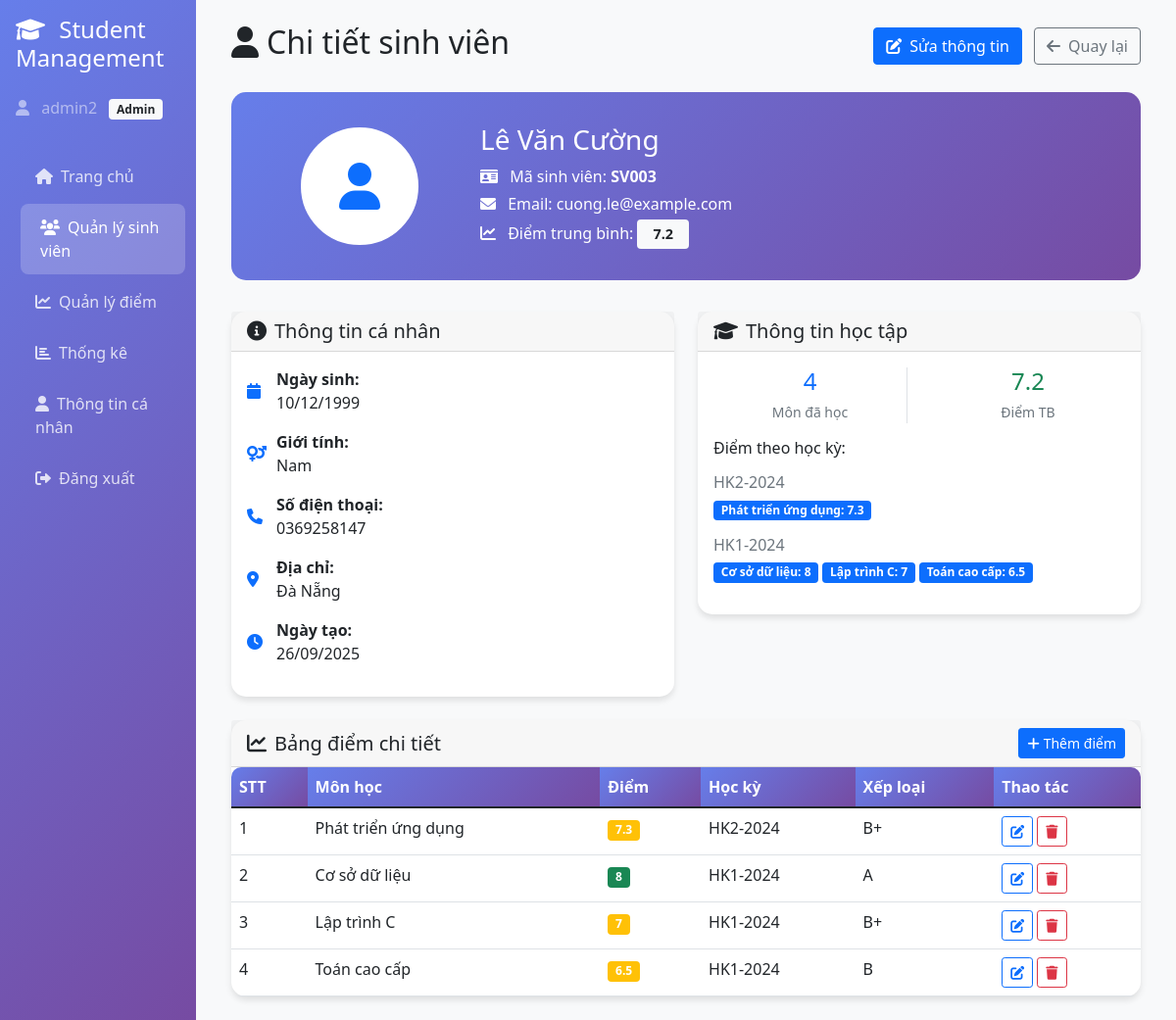
The app's page /students/view.php?id=3 (signed in) with its own data.
### tables this page shows
CREATE TABLE IF NOT EXISTS `students` (
  `id` int(11) NOT NULL AUTO_INCREMENT,
  `msv` varchar(20) NOT NULL,
  `fullname` varchar(100) NOT NULL,
  `dob` date DEFAULT NULL,
  `gender` enum('male','female','other') DEFAULT NULL,
  `address` varchar(255) DEFAULT NULL,
  `phone` varchar(20) DEFAULT NULL,
  `email` varchar(100) DEFAULT NULL,
  `avatar` varchar(255) DEFAULT NULL,
  `created_at` timestamp NOT NULL DEFAULT current_timestamp(),
  PRIMARY KEY (`id`),
  UNIQUE KEY `msv` (`msv`),
  KEY `idx_students_msv` (`msv`),
  KEY `idx_students_email` (`email`)
);

CREATE TABLE IF NOT EXISTS `scores` (
  `id` int(11) NOT NULL AUTO_INCREMENT,
  `student_id` int(11) DEFAULT NULL,
  `subject` varchar(100) DEFAULT NULL,
  `score` float DEFAULT NULL,
  `semester` varchar(20) DEFAULT NULL,
  PRIMARY KEY (`id`),
  KEY `idx_scores_student_id` (`student_id`),
  KEY `idx_scores_semester` (`semester`)
);

### students/view.php (the view, shortened to what the rows shown need)
<?php
require_once '../utils.php';
require_once '../studentController.php';
require_once '../scoreController.php';
$studentController = new StudentController();
$scoreController = new ScoreController();
$studentId = $_GET['id'] ?? 0;
$student = $studentController->getStudentById($studentId);
$scores = $scoreController->getStudentScores($studentId);
?>
<!DOCTYPE html>
<html lang="vi">
<head>
    <link href="https://cdn.jsdelivr.net/npm/bootstrap@5.1.3/dist/css/bootstrap.min.css" rel="stylesheet">
    <link href="https://cdnjs.cloudflare.com/ajax/libs/font-awesome/6.0.0/css/all.min.css" rel="stylesheet">
</head>
<body>
    <div class="container-fluid">
        <div class="row">
            <div class="col-md-9 col-lg-10 main-content">
                <div class="p-4">
                    <div class="d-flex justify-content-between align-items-center mb-4">
                        <h2><i class="fas fa-user me-2"></i>Chi tiết sinh viên</h2>
                    </div>
                    <div class="profile-header">
                        <div class="row align-items-center">
                            <div class="col-md-9">
                                <h3 class="mb-2"><?php echo htmlspecialchars($student['fullname']); ?></h3>
                                <p class="mb-1">
                                    <i class="fas fa-id-card me-2"></i>
                                    Mã sinh viên: <strong><?php echo htmlspecialchars($student['msv']); ?></strong>
                                </p>
                                <p class="mb-1">
                                    <i class="fas fa-envelope me-2"></i>
                                    Email: <?php echo htmlspecialchars($student['email']); ?>
                                </p>
                                <p class="mb-0">
                                    <i class="fas fa-chart-line me-2"></i>
                                    Điểm trung bình:
                                    <span class="badge bg-light text-dark score-badge">
                                    </span>
                                </p>
                            </div>
                        </div>
                    </div>
                    <div class="row">
                        <div class="col-md-6 mb-4">
                            <div class="card">
                                <div class="card-body">
                                    <div class="info-item">
                                        <i class="fas fa-calendar text-primary"></i>
                                        <div>
                                            <strong>Ngày sinh:</strong><br>
                                            <?php echo formatDate($student['dob']); ?>
                                        </div>
                                    </div>
                                    <div class="info-item">
                                        <i class="fas fa-venus-mars text-primary"></i>
                                        <div>
                                            <strong>Giới tính:</strong><br>
                                            <?php
                                            $genderText = [
                                                'male' => 'Nam',
                                                'female' => 'Nữ',
                                                'other' => 'Khác'
                                            ];
                                            echo $genderText[$student['gender']] ?? 'N/A';
                                            ?>
                                        </div>
                                    </div>
                                    <div class="info-item">
                                        <i class="fas fa-phone text-primary"></i>
                                        <div>
                                            <strong>Số điện thoại:</strong><br>
                                            <?php echo htmlspecialchars($student['phone'] ?: 'Chưa cập nhật'); ?>
                                        </div>
                                    </div>
                                    <div class="info-item">
                                        <i class="fas fa-map-marker-alt text-primary"></i>
                                        <div>
                                            <strong>Địa chỉ:</strong><br>
                                            <?php echo htmlspecialchars($student['address'] ?: 'Chưa cập nhật'); ?>
                                        </div>
                                    </div>
                                    <div class="info-item">
                                        <i class="fas fa-clock text-primary"></i>
                                        <div>
                                            <strong>Ngày tạo:</strong><br>
                                            <?php echo formatDate($student['created_at']); ?>
                                        </div>
                                    </div>
                                </div>
                            </div>
                        </div>
                        <div class="col-md-6 mb-4">
                            <div class="card">
                                <div class="card-body">
                                    <?php if (!empty($scores)): ?>
                                        <?php
                                        $scoresBySemester = [];
                                        foreach ($scores as $score) {
                                            $scoresBySemester[$score['semester']][] = $score;
                                        }
                                        ?>
                                        <?php foreach ($scoresBySemester as $semester => $semesterScores): ?>
                                            <div class="mb-3">
                                                <h6 class="text-muted"><?php echo htmlspecialchars($semester); ?></h6>
                                                <div class="d-flex flex-wrap gap-1">
                                                    <?php foreach ($semesterScores as $score): ?>
                                                        <span class="badge bg-primary">
                                                            <?php echo htmlspecialchars($score['subject']); ?>: <?php echo $score['score']; ?>
                                                        </span>
                                                    <?php endforeach; ?>
                                                </div>
                                            </div>
                                        <?php endforeach; ?>
                                    <?php endif; ?>
                                </div>
                            </div>
                        </div>
                    </div>
                    <div class="card">
                        <div class="card-body p-0">
                            <?php if (empty($scores)): ?>
                                <div class="text-center py-5">
                                    <i class="fas fa-chart-line fa-3x text-muted mb-3"></i>
                                    <p class="text-muted">Chưa có điểm số nào</p>
                                    <a href="../scores/add.php?student_id=<?php echo $student['id']; ?>" class="btn btn-primary">
                                        <i class="fas fa-plus me-2"></i>Thêm điểm đầu tiên
                                    </a>
                                </div>
                            <?php else: ?>
                                <div class="table-responsive">
                                    <table class="table table-hover mb-0">
                                        <thead>
                                            <tr>
                                                <th>STT</th>
                                                <th>Môn học</th>
                                                <th>Điểm</th>
                                                <th>Học kỳ</th>
                                                <th>Xếp loại</th>
                                                <th>Thao tác</th>
                                            </tr>
                                        </thead>
                                        <tbody>
                                            <?php foreach ($scores as $index => $score): ?>
                                                <tr>
                                                    <td><?php echo $index + 1; ?></td>
                                                    <td><?php echo htmlspecialchars($score['subject']); ?></td>
                                                    <td>
                                                        <span class="badge <?php
                                                                            echo $score['score'] >= 8 ? 'bg-success' : ($score['score'] >= 6 ? 'bg-warning' : 'bg-danger');
                                                                            ?>">
                                                            <?php echo $score['score']; ?>
                                                        </span>
                                                    </td>
                                                    <td><?php echo htmlspecialchars($score['semester']); ?></td>
                                                    <td>
                                                        <?php
                                                        $grade = $score['score'] >= 9 ? 'A+' : ($score['score'] >= 8 ? 'A' : ($score['score'] >= 7 ? 'B+' : ($score['score'] >= 6 ? 'B' : ($score['score'] >= 5 ? 'C' : 'D'))));
                                                        echo $grade;
                                                        ?>
                                                    </td>
                                                    <td>
                                                        <a href="../scores/edit.php?id=<?php echo $score['id']; ?>"
                                                            class="btn btn-sm btn-outline-primary" title="Sửa">
                                                            <i class="fas fa-edit"></i>
                                                        </a>
                                                        <button onclick="deleteScore(<?php echo $score['id']; ?>)"
                                                            class="btn btn-sm btn-outline-danger" title="Xóa">
                                                            <i class="fas fa-trash"></i>
                                                        </button>
                                                    </td>
                                                </tr>
                                            <?php endforeach; ?>
                                        </tbody>
                                    </table>
                                </div>
                            <?php endif; ?>
                        </div>
                    </div>
                </div>
            </div>
        </div>
    </div>
</body>
</html>

### records on screen
students: fullname "Lê Văn Cường", msv "SV003", email "cuong.le@example.com", dob "10/12/1999", gender "Nam", phone "0369258147", address "Đà Nẵng", created_at "26/09/2025"
scores: subject "Phát triển ứng dụng", score "7.3", semester "HK2-2024", score "B+"
scores: subject "Cơ sở dữ liệu", score "8", semester "HK1-2024", score "A"
scores: subject "Lập trình C", score "7", semester "HK1-2024", score "B+"
scores: subject "Toán cao cấp", score "6.5", semester "HK1-2024", score "B"

### other values on screen
$_SESSION['username'] "admin2"
$_SESSION['role'] "Admin"
$averageScore ?: 'Chưa có điểm' "7.2"
count($scores) "4"
$averageScore ?: '0' "7.2"
$semester "HK2-2024"
$semester "HK1-2024"
